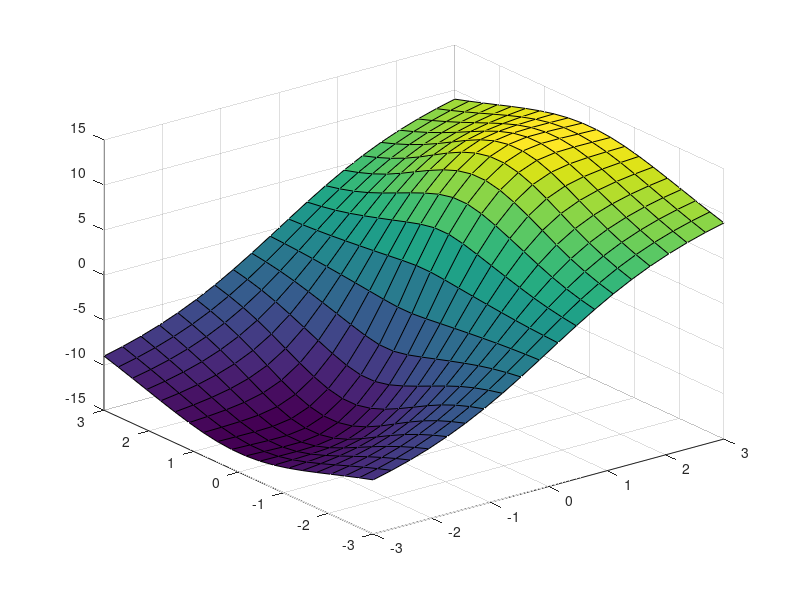
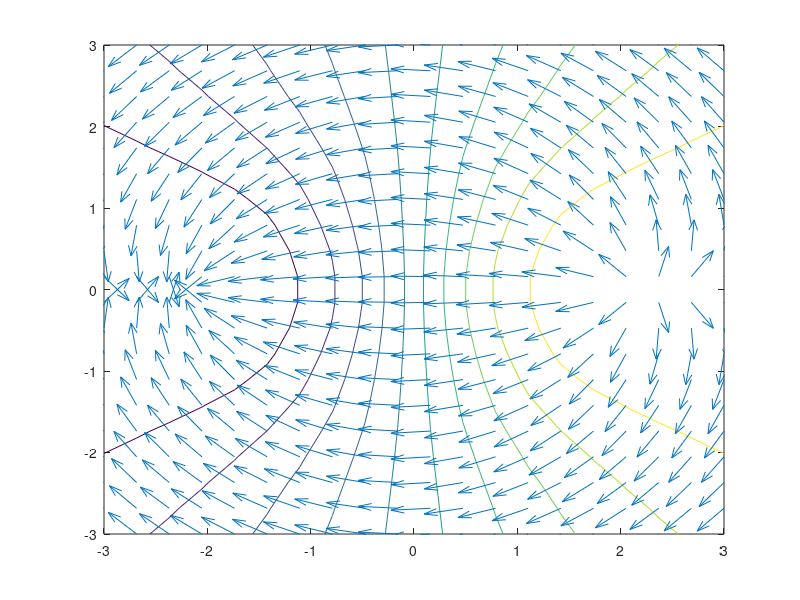

Recreate these plots in MATLAB, in order.
close all
dist_case = 3;

if dist_case == 1
    f = @(x, y, z, charge_x) 2*charge_x./sqrt((x-charge_x).^2 + y.^2 + z.^2);
    V = @(x, y, z) integral(@(charge_x) f(x, y, z, charge_x), 0, 1);
    z = 0.5;
elseif dist_case == 2
    f1 = @(x, y, z, charge_x) charge_x.^2./sqrt((x-charge_x).^2 + y.^2 + z.^2);
    f2 = @(x, y, z, charge_y) charge_y./sqrt((y-charge_y).^2 + x.^2 + z.^2);
    V = @(x, y, z) integral(@(charge_x) f1(x, y, z, charge_x), 0, 1) + ...
        integral(@(charge_y) f2(x, y, z, charge_y), 1, 2);
    z = 0.5;
elseif dist_case == 3
    f = @(x, y, z, charge_r, charge_phi) x./sqrt((x-charge_r.*cos(charge_phi)).^2 ...
        + (y-charge_r.*sin(charge_phi)).^2 + z.^2);
    V = @(x, y, z) integral2(@(charge_r, charge_phi) f(x, y, z, charge_r, charge_phi), 0, 2, 0, 2*pi);
    z = 0.5;
end

step_number = 20;
xx = linspace(-3, 3, step_number);
yy = linspace(-3, 3, step_number);

potential = zeros(step_number, step_number);
for i = 1:step_number
    for j = 1:step_number
        potential(i,j) = V(yy(j), xx(i), z);
    end
end

figure
surf(xx,yy,potential)

figure
[Ex, Ey] = gradient(potential);
Ex_n = -Ex./sqrt(Ex.^2+Ey.^2);
Ey_n = -Ey./sqrt(Ex.^2+Ey.^2);
contour(xx, yy, potential, floor(step_number/2))
hold on
quiver(xx, yy, Ex_n, Ey_n)